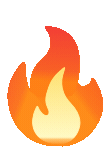
#> input picture Animated/Fire.gif, 108 x 150 px
$ python generate_metric_gifs.py
#> lines starting #> are read from the running program, lines starting #| are printed output that depends on the picture
"""Generate matching transparent dashboard XP and trophy GIFs.

The supplied Animated/Fire.gif is the style/timing reference: output stays at
108x150, uses its 26 frame durations, transparency, and infinite loop setting.
"""

from __future__ import annotations

import math
from pathlib import Path

from PIL import Image, ImageDraw, ImageFilter


ROOT = Path(__file__).resolve().parents[1]
ANIMATED = ROOT / "Animated"
SIZE = (108, 150)
SCALE = 4
FRAME_COUNT = 26

BLUE_PALETTE = [
    (20, 25, 50),
    (35, 87, 235),
    (54, 122, 255),
    (34, 211, 238),
    (104, 232, 255),
    (184, 248, 255),
    (255, 255, 255),
    (75, 61, 194),
    (122, 91, 255),
    (17, 24, 39),
]
TROPHY_PALETTE = [
    (31, 25, 74),
    (92, 62, 208),
    (124, 78, 244),
    (163, 130, 255),
    (255, 190, 59),
    (255, 217, 104),
    (255, 241, 181),
    (255, 255, 255),
    (26, 36, 64),
]


def scaled(points: list[tuple[float, float]]) -> list[tuple[int, int]]:
    return [(round(x * SCALE), round(y * SCALE)) for x, y in points]


def star_points(cx: float, cy: float, outer: float, inner: float, phase: float):
    return [
        (
            cx + (outer if index % 2 == 0 else inner)
            * math.cos(phase + index * math.pi / 4),
            cy + (outer if index % 2 == 0 else inner)
            * math.sin(phase + index * math.pi / 4),
        )
        for index in range(8)
    ]


def glow_layer(draw_shape, color: tuple[int, int, int], frame: int) -> Image.Image:
    glow = Image.new("RGBA", (SIZE[0] * SCALE, SIZE[1] * SCALE), (0, 0, 0, 0))
    draw_shape(ImageDraw.Draw(glow), (*color, 120 + round(35 * math.sin(frame * .45))))
    return glow.filter(ImageFilter.GaussianBlur(12 * SCALE))


def make_xp_frame(frame: int) -> Image.Image:
    phase = frame / FRAME_COUNT * math.tau
    bob = math.sin(phase) * 2.2

    def bolt(draw: ImageDraw.ImageDraw, fill):
        shape = [(61, 20 + bob), (34, 73 + bob), (49, 73 + bob),
                 (39, 128 + bob), (78, 63 + bob), (61, 63 + bob)]
        draw.polygon(scaled(shape), fill=fill)

    canvas = Image.new("RGBA", (SIZE[0] * SCALE, SIZE[1] * SCALE), (0, 0, 0, 0))
    canvas.alpha_composite(glow_layer(bolt, (34, 115, 255), frame))
    draw = ImageDraw.Draw(canvas)

    # Small orbiting sparks give the energy symbol a lively, repeatable pulse.
    for index in range(4):
        angle = phase + index * math.pi / 2
        cx = 54 + math.cos(angle) * 43
        cy = 75 + math.sin(angle) * 49
        radius = 3.2 + 1.1 * math.sin(phase * 2 + index)
        alpha = 160 + round(95 * (0.5 + 0.5 * math.sin(phase * 2 + index)))
        points = star_points(cx, cy, radius, radius * .28, phase * .3)
        draw.polygon(scaled(points), fill=(76, 218, 255, alpha))

    bolt(draw, (38, 103, 246, 255))
    draw.polygon(
        scaled([(58, 32 + bob), (42, 69 + bob), (53, 69 + bob),
                (47, 104 + bob), (69, 59 + bob), (57, 59 + bob)]),
        fill=(50, 213, 247, 255),
    )
    draw.line(
        scaled([(58, 38 + bob), (49, 60 + bob)]),
        fill=(202, 251, 255, 235),
        width=2 * SCALE,
    )

    image = canvas.resize(SIZE, Image.Resampling.LANCZOS)
    angle = math.sin(phase) * 2.5
    return image.rotate(angle, resample=Image.Resampling.BICUBIC, center=(54, 75))


def make_trophy_frame(frame: int) -> Image.Image:
    phase = frame / FRAME_COUNT * math.tau
    bob = math.sin(phase) * 1.7

    def cup(draw: ImageDraw.ImageDraw, fill):
        draw.polygon(
            scaled([(30, 31 + bob), (78, 31 + bob), (76, 53 + bob),
                    (70, 68 + bob), (60, 79 + bob), (48, 79 + bob),
                    (38, 68 + bob), (32, 53 + bob)]),
            fill=fill,
        )

    canvas = Image.new("RGBA", (SIZE[0] * SCALE, SIZE[1] * SCALE), (0, 0, 0, 0))
    canvas.alpha_composite(glow_layer(cup, (129, 86, 255), frame))
    draw = ImageDraw.Draw(canvas)

    # Handles sit behind the bowl and share the same violet outline.
    draw.line(scaled([(33, 43 + bob), (22, 43 + bob), (22, 54 + bob),
                      (27, 64 + bob), (40, 68 + bob)]),
              fill=(104, 70, 222, 255), width=7 * SCALE, joint="curve")
    draw.line(scaled([(75, 43 + bob), (86, 43 + bob), (86, 54 + bob),
                      (81, 64 + bob), (68, 68 + bob)]),
              fill=(104, 70, 222, 255), width=7 * SCALE, joint="curve")

    cup(draw, (107, 73, 223, 255))
    draw.polygon(
        scaled([(39, 39 + bob), (69, 39 + bob), (67, 52 + bob),
                (62, 62 + bob), (54, 69 + bob), (46, 62 + bob),
                (41, 52 + bob)]),
        fill=(255, 193, 66, 255),
    )
    draw.line(scaled([(46, 81 + bob), (62, 81 + bob), (62, 101 + bob),
                      (46, 101 + bob)]), fill=(124, 87, 233, 255),
              width=8 * SCALE, joint="curve")
    draw.rounded_rectangle(
        (35 * SCALE, round((99 + bob) * SCALE), 73 * SCALE,
         round((110 + bob) * SCALE)),
        radius=4 * SCALE,
        fill=(91, 65, 204, 255),
    )
    draw.rounded_rectangle(
        (29 * SCALE, round((109 + bob) * SCALE), 79 * SCALE,
         round((120 + bob) * SCALE)),
        radius=5 * SCALE,
        fill=(124, 87, 233, 255),
    )
    draw.line(scaled([(44, 44 + bob), (48, 58 + bob)]),
              fill=(255, 239, 179, 235), width=2 * SCALE)

    for index, (cx, cy) in enumerate([(19, 30), (88, 29), (18, 93), (91, 87)]):
        pulse = .5 + .5 * math.sin(phase * 2 + index * 1.5)
        radius = 2 + pulse * 2.2
        alpha = 100 + round(155 * pulse)
        points = star_points(cx, cy, radius, radius * .3, phase * .2)
        draw.polygon(scaled(points), fill=(255, 213, 108, alpha))

    image = canvas.resize(SIZE, Image.Resampling.LANCZOS)
    angle = math.sin(phase) * 2.2
    return image.rotate(angle, resample=Image.Resampling.BICUBIC, center=(54, 75))


def to_gif(frames: list[Image.Image], durations: list[int], colors) -> None:
    palette = Image.new("P", (1, 1))
    entries = list(colors) + [(0, 0, 0)] * (255 - len(colors)) + [(0, 0, 0)]
    palette.putpalette([component for color in entries for component in color])
    converted = []
    for frame in frames:
        alpha = frame.getchannel("A")
        indexed = frame.convert("RGB").quantize(palette=palette, dither=Image.Dither.NONE)
        transparent = alpha.point(lambda value: 255 if value < 8 else 0)
        indexed.paste(255, mask=transparent)
        indexed.putpalette(palette.getpalette())
        converted.append(indexed)
    output = ANIMATED / ("XP.gif" if colors is BLUE_PALETTE else "Trophy.gif")
    converted[0].save(
        output,
        save_all=True,
        append_images=converted[1:],
        duration=durations,
        loop=0,
        transparency=255,
        disposal=2,
        optimize=False,
    )


def main() -> None:
    reference = Image.open(ANIMATED / "Fire.gif")
#> reference is the input picture: PIL image 108x150 P; mean R, G, B, A 113.5, 207.3, 30.8, 114.8
    durations = []
    for index in range(reference.n_frames):
        reference.seek(index)
        durations.append(reference.info.get("duration", 40))
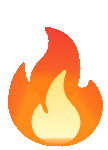
#> reference: PIL image 108x150 RGBA; mean R, G, B, A 112.7, 208.1, 31, 113.9; transparent parts drawn white
#> after the loop, durations = 26 values, max 70 at index 5, min 30 at index 0, mean 40.77
    to_gif([make_xp_frame(i) for i in range(FRAME_COUNT)], durations, BLUE_PALETTE)
#> in make_xp_frame, `canvas = Image.new("RGBA", (SIZE[0] * SCALE, SIZE[1] * SCALE), (0, 0, ..`: canvas: PIL image 432x600 RGBA; every value is 0
#> the loop in make_xp_frame (call 2), `for index in range(4):` made 4 passes
#> (angle, cx, cy, radius, alpha) on passes 1 to 4: (0.242, 95.75, 86.73, 3.71, 230), (1.81, 43.71, 122.6, 4.3, 255), (3.38, 12.25, 63.27, 3.87, 237), (4.95, 64.29, 27.42, 2.83, 192)
#> call 3 of make_xp_frame, with frame = 2
#> in make_xp_frame (call 3), `phase = frame / FRAME_COUNT * math.tau`: phase = 0.483
#> in make_xp_frame (call 3), `bob = math.sin(phase) * 2.2`: bob = 1.02
#> call 3 of glow_layer, with color = (34, 115, 255), frame = 2
#> in glow_layer (call 3), `draw_shape(ImageDraw.Draw(glow), (*color, 120 + round(35 * math.sin(fr..`:
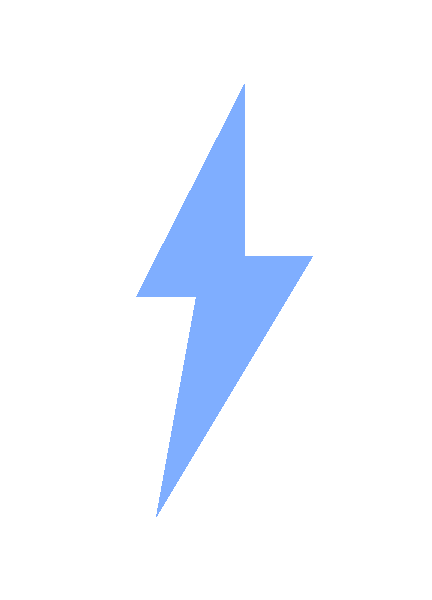
#> glow: PIL image 432x600 RGBA; mean R, G, B, A 3.2, 10.8, 23.9, 13.8; transparent parts drawn white
#> the loop in make_xp_frame (call 3), `for index in range(4):` made 4 passes
#> (angle, cx, cy, radius, alpha) on passes 1 to 4: (0.483, 92.07, 97.77, 4.11, 247), (2.05, 34.02, 118.4, 4.21, 251), (3.62, 15.93, 52.23, 3.39, 216), (5.2, 73.98, 31.61, 2.39, 173)
#> in make_xp_frame (call 3), `image = canvas.resize(SIZE, Image.Resampling.LANCZOS)`:
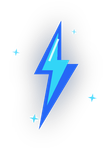
#> image: PIL image 108x150 RGBA; mean R, G, B, A 6.4, 21.1, 38.2, 32.4; transparent parts drawn white
#> in make_xp_frame (call 3), `angle = math.sin(phase) * 2.5`: angle = 1.16
#> call 4 of make_xp_frame, with frame = 3
#> in make_xp_frame (call 4), `phase = frame / FRAME_COUNT * math.tau`: phase = 0.725
#> in make_xp_frame (call 4), `bob = math.sin(phase) * 2.2`: bob = 1.46
#> the loop in make_xp_frame (call 4), `for index in range(4):` made 4 passes
#> (angle, cx, cy, radius, alpha) on passes 1 to 4: (0.725, 86.19, 107.5, 4.29, 255), (2.3, 25.49, 111.7, 3.9, 238), (3.87, 21.81, 42.51, 2.87, 193), (5.44, 82.51, 38.32, 2.14, 162)
#> in make_xp_frame (call 4), `image = canvas.resize(SIZE, Image.Resampling.LANCZOS)`:
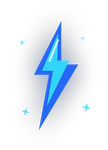
#> image: PIL image 108x150 RGBA; mean R, G, B, A 6.3, 21.1, 38.1, 32.7; transparent parts drawn white
#> in make_xp_frame (call 4), `angle = math.sin(phase) * 2.5`: angle = 1.66
#> in make_xp_frame (call 5), `phase = frame / FRAME_COUNT * math.tau`: phase = 0.967
#> in make_xp_frame (call 5), `bob = math.sin(phase) * 2.2`: bob = 1.81
#> the loop in make_xp_frame (call 5), `for index in range(4):` made 4 passes
#> (angle, cx, cy, radius, alpha) on passes 1 to 4: (0.967, 78.43, 115.3, 4.23, 252), (2.54, 18.61, 102.8, 3.43, 217), (4.11, 29.57, 34.67, 2.42, 174), (5.68, 89.39, 47.16, 2.13, 161)
#> in make_xp_frame (call 5), `angle = math.sin(phase) * 2.5`: angle = 2.06
#> in make_xp_frame (call 5), `return image.rotate(angle, resample=Image.Resampling.BICUBIC, center=(..`:
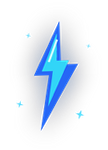
#> returned value: PIL image 108x150 RGBA; mean R, G, B, A 5.9, 20, 36.4, 32.2; transparent parts drawn white
#> in make_xp_frame (call 6), `phase = frame / FRAME_COUNT * math.tau`: phase = 1.21
#> in make_xp_frame (call 6), `bob = math.sin(phase) * 2.2`: bob = 2.06
#> the loop in make_xp_frame (call 6), `for index in range(4):` made 4 passes
#> (angle, cx, cy, radius, alpha) on passes 1 to 4: (1.21, 69.25, 120.8, 3.93, 239), (2.78, 13.79, 92.38, 2.9, 195), (4.35, 38.75, 29.18, 2.15, 162), (5.92, 94.21, 57.62, 2.36, 171)
#> in make_xp_frame (call 6), `image = canvas.resize(SIZE, Image.Resampling.LANCZOS)`:
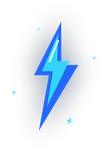
#> image: PIL image 108x150 RGBA; mean R, G, B, A 6.2, 20.8, 37.9, 32.1; transparent parts drawn white
#> in make_xp_frame (call 6), `angle = math.sin(phase) * 2.5`: angle = 2.34
#> in make_xp_frame (call 7), `phase = frame / FRAME_COUNT * math.tau`: phase = 1.45
#> in make_xp_frame (call 7), `bob = math.sin(phase) * 2.2`: bob = 2.18
#> the loop in make_xp_frame (call 7), `for index in range(4):` made 4 passes
#> (angle, cx, cy, radius, alpha) on passes 1 to 4: (1.45, 59.18, 123.6, 3.46, 219), (3.02, 11.31, 80.91, 2.44, 175), (4.59, 48.82, 26.36, 2.12, 161), (6.16, 96.69, 69.09, 2.79, 190)
#> in make_xp_frame (call 7), `angle = math.sin(phase) * 2.5`: angle = 2.48
#> in make_xp_frame (call 7), `return image.rotate(angle, resample=Image.Resampling.BICUBIC, center=(..`:
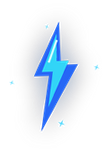
#> returned value: PIL image 108x150 RGBA; mean R, G, B, A 5.9, 19.4, 35.9, 31; transparent parts drawn white
#> the loop in to_gif, `for frame in frames:` made 26 passes
#> after the loop in to_gif, `for frame in frames:`: converted = 26 items
    to_gif([make_trophy_frame(i) for i in range(FRAME_COUNT)], durations, TROPHY_PALETTE)
#> the loop in make_trophy_frame (call 2), `for index, (cx, cy) in enumerate([(19, 30), (88, 29), (18, 93), (91, 8..` made 4 passes
#> (pulse, radius, alpha) on pass 1: (0.732, 3.61, 214)
#> (pulse, radius) on pass 2: (0.958, 4.11)
#> the loop in to_gif (call 2), `for frame in frames:` made 26 passes


if __name__ == "__main__":
    main()
